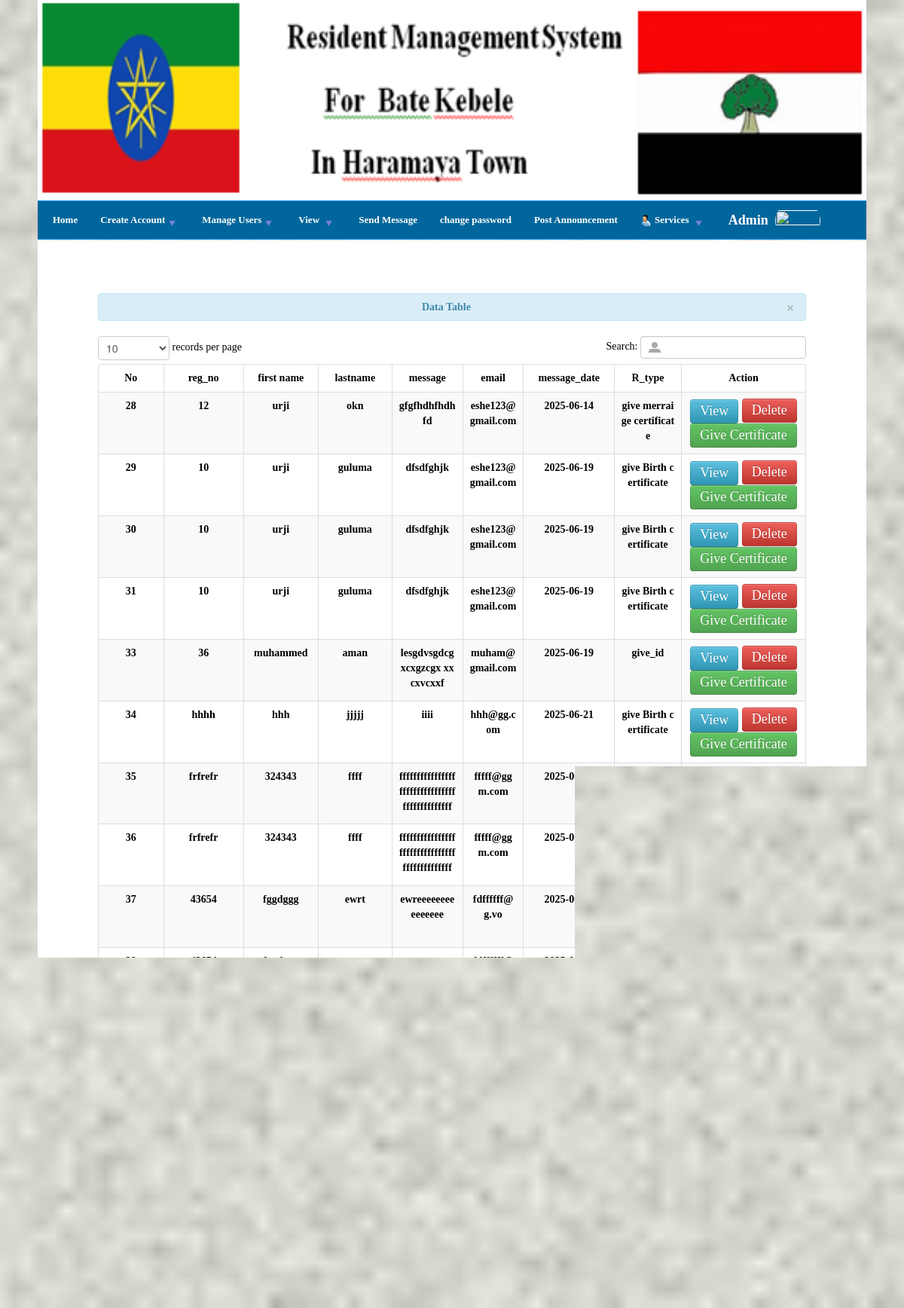
The page /commessage.php (signed in) on the database its author committed.
### tables this page shows
CREATE TABLE IF NOT EXISTS `messages` (
  `message_id` int(11) NOT NULL,
  `reg_no` varchar(50) NOT NULL,
  `fname` varchar(50) NOT NULL,
  `lname` varchar(50) NOT NULL,
  `rtype` varchar(250) NOT NULL,
  `email` varchar(30) NOT NULL,
  `message` text NOT NULL,
  `message_date` date NOT NULL
);

### commessage.php (the view, shortened to what this page needs)
<?php include('db.php'); ?>
<?php include('header1.php'); ?>
<html xmlns="http://www.w3.org/1999/xhtml">
<head> <link href="tooplate_style.css" rel="stylesheet" type="text/css" />
<link rel="stylesheet" type="text/css" href="engine1/style.css" />
</head>
<body><center>
<img src="images/lo.PNG"height="100" width="1100"/>
<div id="tooplate_menu" class="menu1">
	<table border="0" bgcolor="" width="160" align="left">
        <ul>
                          <li class="active"><a href="index1.php">Home</a></li>
<li class="active"><a href="#">Create Account<img src="images/down.png"></a>
                            </li>
	 <li>
                  <a href="#.php">Manage Users<img src="images/down.png"></a>
	 </li>
						 <li>
                  <a href="#.php">View <img src="images/down.png"></a>
<li class="active"><a href="smcl.php">Send Message</a></li>
                            </li>
							 <li class="active"><a href="change_password.php">change password</a></li>
<li><a href="posts.php">Post Announcement</a></li>
			 <li><a href="#.php">
<img src="images/service.png"> Services <img src="images/down.png"></a>
			</li>
<li><a href=""><font color="white" size="4" face="elephant"><b><?php echo ucfirst($_SESSION['username']); ?>
&nbsp; <img src="images/admin.jpg" width="60" height="33" class="img-circle profile_img" ></a>
</li>
			 </ul>
				</table>
			 </div>
 <div id="tooplate_main" class="shadow">
    <div class="row-fluid">
        <div class="span12">
            <div class="container">
                        <table cellpadding="0" cellspacing="0" border="0" class="table table-striped table-bordered" id="example">
                            <div class="alert alert-info">
                                <button type="button" class="close" data-dismiss="alert">&times;</button>
                                <strong><i class="icon-user icon-large"></i>&nbsp;Data Table</strong>
                            </div>
                            <thead>
                                <tr>
						            <th style="text-align:center;">No</th>
<th style="text-align:center;">reg_no</th>
									<th style="text-align:center;">first name</th>
                                    <th style="text-align:center;">lastname</th>
                                    <th style="text-align:center;">message</th>
									<th style="text-align:center;">email</th>
									<th style="text-align:center;">message_date</th>									<th style="text-align:center;">R_type</th>
									<th style="text-align:center;">Action</td
                                ></tr>
                            </thead>
                            <tbody>
								<?php
								$result= mysqli_query($con,"select * from messages order by  message_id DESC" ) or die (mysqli_error($con));
								while ($row= mysqli_fetch_array ($result) ){
								$id=$row['message_id'];
								?>
								<tr>
								<td style="text-align:center; word-break:break-all; width:300px;"> <?php echo $row ['message_id']; ?></td>								<td style="text-align:center; word-break:break-all; width:300px;"> <?php echo $row ['reg_no']; ?></td>
								<td style="text-align:center; word-break:break-all; width:300px;"> <?php echo $row ['fname']; ?></td>
								<td style="text-align:center; word-break:break-all; width:200px;"> <?php echo $row ['lname']; ?></td>
								<td style="text-align:center; word-break:break-all; width:200px;"> <?php echo $row ['message']; ?></td>
								<td style="text-align:center; word-break:break-all; width:200px;"> <?php echo $row ['email']; ?></td>
								<td style="text-align:center; word-break:break-all; width:200px;"> <?php echo $row ['message_date']; ?></td>
								<td style="text-align:center; word-break:break-all; width:200px;"> <?php echo $row ['rtype']; ?></td>
								<td style="text-align:center; width:350px;">
									<a href="messagesend.php<?php echo '?id='.$id; ?>" class="btn btn-info"><font color="white" size="4">View</a>
									 <a href="#delete<?php echo $id;?>"  data-toggle="modal"  class="btn btn-danger" ><font color="white" size="4">Delete </a>
		<a href="certificate.php" class="btn btn-success"><font color="white" size="4"> Give Certificate</a></font>
								</td>
								</div>
								</tr>
								<?php } ?>
       <br><br><br><br><br><br><br><br><br><br><br><br><br><br>
                          <div id="tooplate_footer_wrapper">
        <div id="tooplate_copyright">
<a href="http://www.google.com" target="_blank"><img src="images/google-map.png" title="Google" width="30" height="25"></a>
		<a href="http://youtube.com"><img src="images/youtube.png" id="youtube" width="30"></a>
		<a href="http://facebook.com"><img src="images/facebook.png" id="facebook" width="40"></a>
		<a href="http://tweeter.com"><img src="images/tweeter.png" id="tweeter"></a><b><font face="Elephant" color="white"size="3">Copyright &copy; Bate  Kebele Resident Management System  2017/2025  </font></b>
		</div>
	</div>
</body></center>
</html>

### tooplate_style.css (style rules this page uses)
body { margin-top: 10; padding: 0; color: #99FFFF; font-family: Georgia, "Times New Roman", Times, serif; font-size: 15px; line-height: 1.7em; background-color:#FFFFFF; text-align:justify; text-justify:inter-word; }
a, a:link, a:visited { color: #6eb5ff; font-weight: normal; text-decoration: underline; font-size: 12px; }
img { border: url(images/stars.gif); }
#tooplate_menu { clear: both; width: 1100px; height: 50px; background-color: #00669C; border-top: 1px solid #1296E9; border-bottom: 1px solid #1296E9; }
#tooplate_menu ul { margin: 0; padding: 0; list-style: none; }
#tooplate_menu ul li { padding: 0; margin: 0; display: inline; }
#tooplate_menu ul li a { float: left; display: block; margin-left: 10px; padding-left: 10px; padding-right: 10px; line-height: 50px; position: relative; font-size: 13px; color: #fff; text-align: center; text-decoration: none; font-family: Cambria, "Hoefler Text", "Liberation Serif", Times, "Times New Roman", serif; font-weight: 700; outline: none; }
#tooplate_main { clear: both; width: 1060px; color:black; font-family:cambria; font-size:14px; padding: 20px; background-color: white; background-image:url(images/b.png) top center no-repeat; }
#tooplate_footer_wrapper { clear: both; color:black; width: 1100px; padding-top:3px; margin-top: 3px; border-bottom-right-radius: 200px; border-bottom-left-radius: 200px; background-color:#0066AA; }
#tooplate_copyright a { float: left; margin-left:30px; }
#tooplate_copyright { clear: both; width: 960px; height: 35px; padding: 15px 0 0; text-align: center; }
#tooplate_menu li { float:left; }

### style.css (style rules this page uses)
body { color: #fff; font: 87.5%/1.5em 'Open Sans', sans-serif; background:url(img/stars.gif)no-repeat center center fixed; -webkit-background-size: cover; -moz-background-size: cover; -o-background-size: cover; background-size: cover; }

### commessage.php (style rules this page uses)
body { background-color: #FFFFFF; background-image:url(images/bg-body.jpg); color: #000000; font-family: Arial; font-size: 13px; margin: 0; text-align: center; }
a:link { text-decoration: none; }

### rows shown on the page
messages: message_id "38", reg_no "43654", fname "fggdggg", lname "ewrt", message "ewreeeeeeeeeeeeeee", email "fdffffff@g.vo", message_date "2025-06-22", rtype "give Birth certificate"
messages: message_id "37", reg_no "43654", fname "fggdggg", lname "ewrt", message "ewreeeeeeeeeeeeeee", email "fdffffff@g.vo", message_date "2025-06-22"
messages: message_id "36", reg_no "frfrefr", fname "324343", lname "ffff", message "ffffffffffffffffffffffffffffffffffffffffffffff", email "fffff@ggm.com", message_date "2025-06-22", rtype "give Birth certificate"
messages: message_id "35", reg_no "frfrefr", fname "324343", lname "ffff", message "ffffffffffffffffffffffffffffffffffffffffffffff", email "fffff@ggm.com", message_date "2025-06-22", rtype "give Birth certificate"
messages: message_id "34", reg_no "hhhh", fname "hhh", lname "jjjjj", message "iiii", email "hhh@gg.com", message_date "2025-06-21", rtype "give Birth certificate"
messages: message_id "33", reg_no "36", fname "muhammed", lname "aman", message "lesgdvsgdcgxcxgzcgx xxcxvcxxf", email "muham@gmail.com", message_date "2025-06-19", rtype "give_id"
messages: message_id "31", reg_no "10", fname "urji", lname "guluma", message "dfsdfghjk", email "eshe123@gmail.com", message_date "2025-06-19", rtype "give Birth certificate"
messages: message_id "30", reg_no "10", fname "urji", lname "guluma", message "dfsdfghjk", email "eshe123@gmail.com", message_date "2025-06-19", rtype "give Birth certificate"
messages: message_id "29", reg_no "10", fname "urji", lname "guluma", message "dfsdfghjk", email "eshe123@gmail.com", message_date "2025-06-19", rtype "give Birth certificate"
messages: message_id "28", reg_no "12", fname "urji", lname "okn", message "gfgfhdhfhdhfd", email "eshe123@gmail.com", message_date "2025-06-14", rtype "give merraige certificate"

### other values the page prints
$_SESSION['username'] "Admin"
